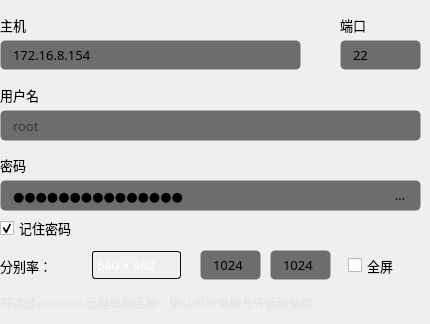
         <widget class="QWidget" name="tab_2">
          <attribute name="title">
           <string>   windows   </string>
          </attribute>
          <widget class="QLineEdit" name="lineEdit_port_ssh_data_3">
           <property name="geometry">
            <rect>
             <x>340</x>
             <y>40</y>
             <width>81</width>
             <height>30</height>
            </rect>
           </property>
           <property name="minimumSize">
            <size>
             <width>0</width>
             <height>30</height>
            </size>
           </property>
           <property name="font">
            <font>
             <family>OPPOSans B</family>
             <pointsize>10</pointsize>
            </font>
           </property>
           <property name="styleSheet">
            <string notr="true">background-color: rgb(25, 25, 25, 155);
border: 1px solid rgba(255, 255, 255, 0);
border-radius: 5px;
padding-left:10px;
padding-right:10px;</string>
           </property>
           <property name="text">
            <string>22</string>
           </property>
           <property name="placeholderText">
            <string>22</string>
           </property>
          </widget>
          <widget class="QLabel" name="label_port_ssh_3">
           <property name="geometry">
            <rect>
             <x>340</x>
             <y>10</y>
             <width>39</width>
             <height>30</height>
            </rect>
           </property>
           <property name="font">
            <font>
             <family>OPPOSans B</family>
             <pointsize>10</pointsize>
            </font>
           </property>
           <property name="text">
            <string>端口</string>
           </property>
          </widget>
          <widget class="QLineEdit" name="lineEdit_host_ssh_data_3">
           <property name="geometry">
            <rect>
             <x>0</x>
             <y>40</y>
             <width>301</width>
             <height>30</height>
            </rect>
           </property>
           <property name="minimumSize">
            <size>
             <width>0</width>
             <height>30</height>
            </size>
           </property>
           <property name="font">
            <font>
             <family>OPPOSans B</family>
             <pointsize>10</pointsize>
            </font>
           </property>
           <property name="styleSheet">
            <string notr="true">background-color: rgb(25, 25, 25, 155);
border: 1px solid rgba(255, 255, 255, 0);
border-radius: 5px;
padding-left:10px;
padding-right:10px;</string>
           </property>
           <property name="text">
            <string>172.16.8.154</string>
           </property>
           <property name="placeholderText">
            <string>127.0.0.1</string>
           </property>
          </widget>
          <widget class="QLabel" name="label_host_ssh_3">
           <property name="geometry">
            <rect>
             <x>0</x>
             <y>10</y>
             <width>39</width>
             <height>30</height>
            </rect>
           </property>
           <property name="font">
            <font>
             <family>OPPOSans B</family>
             <pointsize>10</pointsize>
            </font>
           </property>
           <property name="text">
            <string>主机</string>
           </property>
          </widget>
          <widget class="QToolButton" name="tab_passowrd_toolButton_show_2">
           <property name="geometry">
            <rect>
             <x>380</x>
             <y>180</y>
             <width>40</width>
             <height>30</height>
            </rect>
           </property>
           <property name="sizePolicy">
            <sizepolicy hsizetype="Expanding" vsizetype="Expanding">
             <horstretch>0</horstretch>
             <verstretch>0</verstretch>
            </sizepolicy>
           </property>
           <property name="minimumSize">
            <size>
             <width>30</width>
             <height>30</height>
            </size>
           </property>
           <property name="maximumSize">
            <size>
             <width>40</width>
             <height>30</height>
            </size>
           </property>
           <property name="font">
            <font>
             <family>OPPOSans B</family>
             <pointsize>10</pointsize>
             <stylestrategy>PreferAntialias</stylestrategy>
            </font>
           </property>
           <property name="styleSheet">
            <string notr="true">QToolButton {
background-color: rgba(25, 25, 25,0);
border: 1px solid rgba(255, 255, 255, 0);
border-radius: 5px;
padding-left:10px;
padding-right:10px;
}

QToolButton::menu-indicator { 
	image: None;
}

 
QToolButton:hover {
background-color: rgba(25, 25, 25,0);
border: 1px solid rgba(255, 255, 255, 0);
border-radius: 5px;
padding-left:10px;
padding-right:10px;
}</string>
           </property>
           <property name="text">
            <string>取消</string>
           </property>
           <property name="icon">
            <iconset resource="lib.qrc">
             <normaloff>:/lib/eye2.png</normaloff>:/lib/eye2.png</iconset>
           </property>
           <property name="iconSize">
            <size>
             <width>14</width>
             <height>14</height>
            </size>
           </property>
          </widget>
          <widget class="QLineEdit" name="lineEdit_user_ssh_data_2">
           <property name="geometry">
            <rect>
             <x>0</x>
             <y>110</y>
             <width>421</width>
             <height>31</height>
            </rect>
           </property>
           <property name="minimumSize">
            <size>
             <width>0</width>
             <height>30</height>
            </size>
           </property>
           <property name="font">
            <font>
             <family>OPPOSans B</family>
             <pointsize>10</pointsize>
            </font>
           </property>
           <property name="styleSheet">
            <string notr="true">background-color: rgb(25, 25, 25, 155);
border: 1px solid rgba(255, 255, 255, 0);
border-radius: 5px;
padding-left:10px;
padding-right:10px;</string>
           </property>
           <property name="text">
            <string/>
           </property>
           <property name="placeholderText">
            <string>root</string>
           </property>
          </widget>
          <widget class="QCheckBox" name="tab_passowrd_checkBox_remember_password_2">
           <property name="geometry">
            <rect>
             <x>0</x>
             <y>220</y>
             <width>81</width>
             <height>16</height>
            </rect>
           </property>
           <property name="font">
            <font>
             <family>OPPOSans B</family>
             <pointsize>10</pointsize>
             <stylestrategy>PreferAntialias</stylestrategy>
            </font>
           </property>
           <property name="text">
            <string>记住密码</string>
           </property>
           <property name="checked">
            <bool>true</bool>
           </property>
          </widget>
          <widget class="QLineEdit" name="tab_passowrd_lineEdit_password_data_2">
           <property name="geometry">
            <rect>
             <x>0</x>
             <y>180</y>
             <width>421</width>
             <height>31</height>
            </rect>
           </property>
           <property name="minimumSize">
            <size>
             <width>0</width>
             <height>30</height>
            </size>
           </property>
           <property name="font">
            <font>
             <family>OPPOSans B</family>
             <pointsize>10</pointsize>
            </font>
           </property>
           <property name="styleSheet">
            <string notr="true">background-color: rgb(25, 25, 25, 155);
border: 1px solid rgba(255, 255, 255, 0);
border-radius: 5px;
padding-left:10px;
padding-right:10px;</string>
           </property>
           <property name="text">
            <string>Linkdood@123456</string>
           </property>
           <property name="echoMode">
            <enum>QLineEdit::Password</enum>
           </property>
          </widget>
          <widget class="QLabel" name="label_user_ssh_2">
           <property name="geometry">
            <rect>
             <x>0</x>
             <y>80</y>
             <width>39</width>
             <height>30</height>
            </rect>
           </property>
           <property name="font">
            <font>
             <family>OPPOSans B</family>
             <pointsize>10</pointsize>
            </font>
           </property>
           <property name="text">
            <string>用户名</string>
           </property>
          </widget>
          <widget class="QLabel" name="tab_passowrd_label_password_2">
           <property name="geometry">
            <rect>
             <x>0</x>
             <y>150</y>
             <width>39</width>
             <height>30</height>
            </rect>
           </property>
           <property name="font">
            <font>
             <family>OPPOSans B</family>
             <pointsize>10</pointsize>
            </font>
           </property>
           <property name="text">
            <string>密码</string>
           </property>
          </widget>
          <widget class="QWidget" name="horizontalWidget" native="true">
           <property name="geometry">
            <rect>
             <x>0</x>
             <y>250</y>
             <width>181</width>
             <height>31</height>
            </rect>
           </property>
           <layout class="QHBoxLayout" name="horizontalLayout_4">
            <property name="leftMargin">
             <number>0</number>
            </property>
            <property name="topMargin">
             <number>0</number>
            </property>
            <property name="rightMargin">
             <number>0</number>
            </property>
            <property name="bottomMargin">
             <number>0</number>
            </property>
            <item>
             <widget class="QLabel" name="tab_passowrd_label_password_3">
              <property name="font">
               <font>
                <family>OPPOSans B</family>
                <pointsize>10</pointsize>
               </font>
              </property>
              <property name="text">
               <string>分别率：</string>
              </property>
             </widget>
            </item>
            <item>
             <widget class="QComboBox" name="comboBox">
              <property name="minimumSize">
               <size>
                <width>0</width>
                <height>28</height>
               </size>
              </property>
              <property name="maximumSize">
               <size>
                <width>120</width>
                <height>28</height>
               </size>
              </property>
              <property name="font">
               <font>
                <family>OPPOSans B</family>
                <pointsize>10</pointsize>
                <stylestrategy>PreferAntialias</stylestrategy>
               </font>
              </property>
              <property name="styleSheet">
               <string notr="true">QComboBox{
	color:#ffffff;
	border:1px solid rgb(13, 13, 13);
	border-radius:3px;
	background:transparent;
}
QComboBox:disabled{
	border:1px solid gray;
	color:gray;
}

QComboBox::drop-down{
	background:transparent;
}
QComboBox::down-arrow{
	border-image: url(:/lib/up.png);
    width:20px;
	height:20px;
}


QComboBox::down-arrow:enabled{
	color:#52DCFE;
}
QComboBox QAbstractItemView{
	outline:0px solid gray;
	border:1px solid #1e2d36;
	color:#ffffff;
	background-color:#1e2d36;
	selection-background-color:#52DCFE;
}</string>
              </property>
              <item>
               <property name="text">
                <string>640 x 480</string>
               </property>
              </item>
              <item>
               <property name="text">
                <string>800 x 600</string>
               </property>
              </item>
              <item>
               <property name="text">
                <string>1024 x 768</string>
               </property>
              </item>
              <item>
               <property name="text">
                <string>1280 x 1024</string>
               </property>
              </item>
              <item>
               <property name="text">
                <string>1600 x 1200</string>
               </property>
              </item>
              <item>
               <property name="text">
                <string>1920 x 1080</string>
               </property>
              </item>
              <item>
               <property name="text">
                <string>1920 x 1020</string>
               </property>
              </item>
              <item>
               <property name="text">
                <string>1560 x 1440</string>
               </property>
              </item>
              <item>
               <property name="text">
                <string>自定义</string>
               </property>
              </item>
             </widget>
            </item>
           </layout>
          </widget>
          <widget class="QCheckBox" name="tab_passowrd_checkBox_remember_password_3">
           <property name="geometry">
            <rect>
             <x>348</x>
             <y>250</y>
             <width>61</width>
             <height>31</height>
            </rect>
           </property>
           <property name="font">
            <font>
             <family>OPPOSans B</family>
             <pointsize>10</pointsize>
             <stylestrategy>PreferAntialias</stylestrategy>
            </font>
           </property>
           <property name="text">
            <string>全屏</string>
           </property>
           <property name="checked">
            <bool>false</bool>
           </property>
          </widget>
          <widget class="QLabel" name="widget_dynamic_title_label_3">
           <property name="geometry">
            <rect>
             <x>0</x>
             <y>290</y>
             <width>400</width>
             <height>25</height>
            </rect>
           </property>
           <property name="minimumSize">
            <size>
             <width>100</width>
             <height>25</height>
            </size>
           </property>
           <property name="maximumSize">
            <size>
             <width>400</width>
             <height>16777215</height>
            </size>
           </property>
           <property name="font">
            <font>
             <family>OPPOSans B</family>
             <pointsize>9</pointsize>
            </font>
           </property>
           <property name="styleSheet">
            <string notr="true">color: rgba(223, 223, 223, 150);</string>
           </property>
           <property name="text">
            <string>将通过windows远程桌面连接，确认对方电脑允许远程协助</string>
           </property>
          </widget>
          <widget class="QLineEdit" name="lineEdit_port_ssh_data_4">
           <property name="geometry">
            <rect>
             <x>200</x>
             <y>250</y>
             <width>61</width>
             <height>30</height>
            </rect>
           </property>
           <property name="minimumSize">
            <size>
             <width>0</width>
             <height>30</height>
            </size>
           </property>
           <property name="font">
            <font>
             <family>OPPOSans B</family>
             <pointsize>10</pointsize>
            </font>
           </property>
           <property name="styleSheet">
            <string notr="true">background-color: rgb(25, 25, 25, 155);
border: 1px solid rgba(255, 255, 255, 0);
border-radius: 5px;
padding-left:10px;
padding-right:10px;</string>
           </property>
           <property name="text">
            <string>1024</string>
           </property>
           <property name="placeholderText">
            <string>22</string>
           </property>
          </widget>
          <widget class="QLineEdit" name="lineEdit_port_ssh_data_5">
           <property name="geometry">
            <rect>
             <x>270</x>
             <y>250</y>
             <width>61</width>
             <height>30</height>
            </rect>
           </property>
           <property name="minimumSize">
            <size>
             <width>0</width>
             <height>30</height>
            </size>
           </property>
           <property name="font">
            <font>
             <family>OPPOSans B</family>
             <pointsize>10</pointsize>
            </font>
           </property>
           <property name="styleSheet">
            <string notr="true">background-color: rgb(25, 25, 25, 155);
border: 1px solid rgba(255, 255, 255, 0);
border-radius: 5px;
padding-left:10px;
padding-right:10px;</string>
           </property>
           <property name="text">
            <string>1024</string>
           </property>
           <property name="placeholderText">
            <string>22</string>
           </property>
          </widget>
          <zorder>lineEdit_port_ssh_data_3</zorder>
          <zorder>label_port_ssh_3</zorder>
          <zorder>lineEdit_host_ssh_data_3</zorder>
          <zorder>label_host_ssh_3</zorder>
          <zorder>lineEdit_user_ssh_data_2</zorder>
          <zorder>tab_passowrd_checkBox_remember_password_2</zorder>
          <zorder>tab_passowrd_lineEdit_password_data_2</zorder>
          <zorder>label_user_ssh_2</zorder>
          <zorder>tab_passowrd_label_password_2</zorder>
          <zorder>tab_passowrd_toolButton_show_2</zorder>
          <zorder>horizontalWidget</zorder>
          <zorder>tab_passowrd_checkBox_remember_password_3</zorder>
          <zorder>widget_dynamic_title_label_3</zorder>
          <zorder>lineEdit_port_ssh_data_4</zorder>
          <zorder>lineEdit_port_ssh_data_5</zorder>
         </widget>
